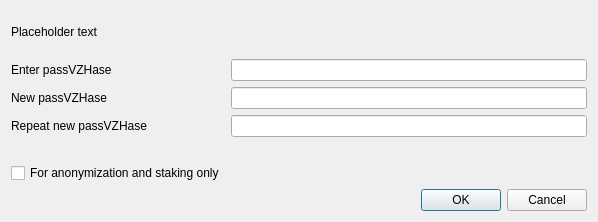
<?xml version="1.0" encoding="UTF-8"?>
<ui version="4.0">
 <class>AskPassVZHaseDialog</class>
 <widget class="QDialog" name="AskPassVZHaseDialog">
  <property name="geometry">
   <rect>
    <x>0</x>
    <y>0</y>
    <width>598</width>
    <height>222</height>
   </rect>
  </property>
  <property name="sizePolicy">
   <sizepolicy hsizetype="Preferred" vsizetype="Minimum">
    <horstretch>0</horstretch>
    <verstretch>0</verstretch>
   </sizepolicy>
  </property>
  <property name="minimumSize">
   <size>
    <width>550</width>
    <height>0</height>
   </size>
  </property>
  <property name="windowTitle">
   <string>PassVZHase Dialog</string>
  </property>
  <layout class="QVBoxLayout" name="verticalLayout">
   <property name="sizeConstraint">
    <enum>QLayout::SetMinimumSize</enum>
   </property>
   <item>
    <widget class="QLabel" name="warningLabel">
     <property name="text">
      <string notr="true">Placeholder text</string>
     </property>
     <property name="textFormat">
      <enum>Qt::RichText</enum>
     </property>
     <property name="wordWrap">
      <bool>true</bool>
     </property>
    </widget>
   </item>
   <item>
    <layout class="QFormLayout" name="formLayout">
     <property name="sizeConstraint">
      <enum>QLayout::SetMinimumSize</enum>
     </property>
     <property name="fieldGrowthPolicy">
      <enum>QFormLayout::AllNonFixedFieldsGrow</enum>
     </property>
     <item row="0" column="0">
      <widget class="QLabel" name="passLabel1">
       <property name="text">
        <string>Enter passVZHase</string>
       </property>
      </widget>
     </item>
     <item row="0" column="1">
      <widget class="QLineEdit" name="passEdit1">
       <property name="echoMode">
        <enum>QLineEdit::Password</enum>
       </property>
      </widget>
     </item>
     <item row="1" column="0">
      <widget class="QLabel" name="passLabel2">
       <property name="text">
        <string>New passVZHase</string>
       </property>
      </widget>
     </item>
     <item row="1" column="1">
      <widget class="QLineEdit" name="passEdit2">
       <property name="echoMode">
        <enum>QLineEdit::Password</enum>
       </property>
      </widget>
     </item>
     <item row="2" column="0">
      <widget class="QLabel" name="passLabel3">
       <property name="text">
        <string>Repeat new passVZHase</string>
       </property>
      </widget>
     </item>
     <item row="2" column="1">
      <widget class="QLineEdit" name="passEdit3">
       <property name="echoMode">
        <enum>QLineEdit::Password</enum>
       </property>
      </widget>
     </item>
     <item row="3" column="1">
      <widget class="QLabel" name="capsLabel">
       <property name="font">
        <font>
         <weight>75</weight>
         <bold>true</bold>
        </font>
       </property>
       <property name="text">
        <string/>
       </property>
       <property name="alignment">
        <set>Qt::AlignCenter</set>
       </property>
      </widget>
     </item>
     <item row="4" column="0">
      <widget class="QCheckBox" name="anonymizationCheckBox">
       <property name="enabled">
        <bool>true</bool>
       </property>
       <property name="toolTip">
        <string>Serves to disable the trivial sendmoney when OS account compromised. Provides no real security.</string>
       </property>
       <property name="text">
        <string>For anonymization and staking only</string>
       </property>
       <property name="visible">
        <bool>false</bool>
       </property>
      </widget>
     </item>
    </layout>
   </item>
   <item>
    <widget class="QDialogButtonBox" name="buttonBox">
     <property name="orientation">
      <enum>Qt::Horizontal</enum>
     </property>
     <property name="standardButtons">
      <set>QDialogButtonBox::Cancel|QDialogButtonBox::Ok</set>
     </property>
    </widget>
   </item>
  </layout>
 </widget>
 <resources/>
 <connections>
  <connection>
   <sender>buttonBox</sender>
   <signal>accepted()</signal>
   <receiver>AskPassVZHaseDialog</receiver>
   <slot>accept()</slot>
   <hints>
    <hint type="sourcelabel">
     <x>20</x>
     <y>20</y>
    </hint>
    <hint type="destinationlabel">
     <x>20</x>
     <y>20</y>
    </hint>
   </hints>
  </connection>
  <connection>
   <sender>buttonBox</sender>
   <signal>rejected()</signal>
   <receiver>AskPassVZHaseDialog</receiver>
   <slot>reject()</slot>
   <hints>
    <hint type="sourcelabel">
     <x>20</x>
     <y>20</y>
    </hint>
    <hint type="destinationlabel">
     <x>20</x>
     <y>20</y>
    </hint>
   </hints>
  </connection>
 </connections>
</ui>
